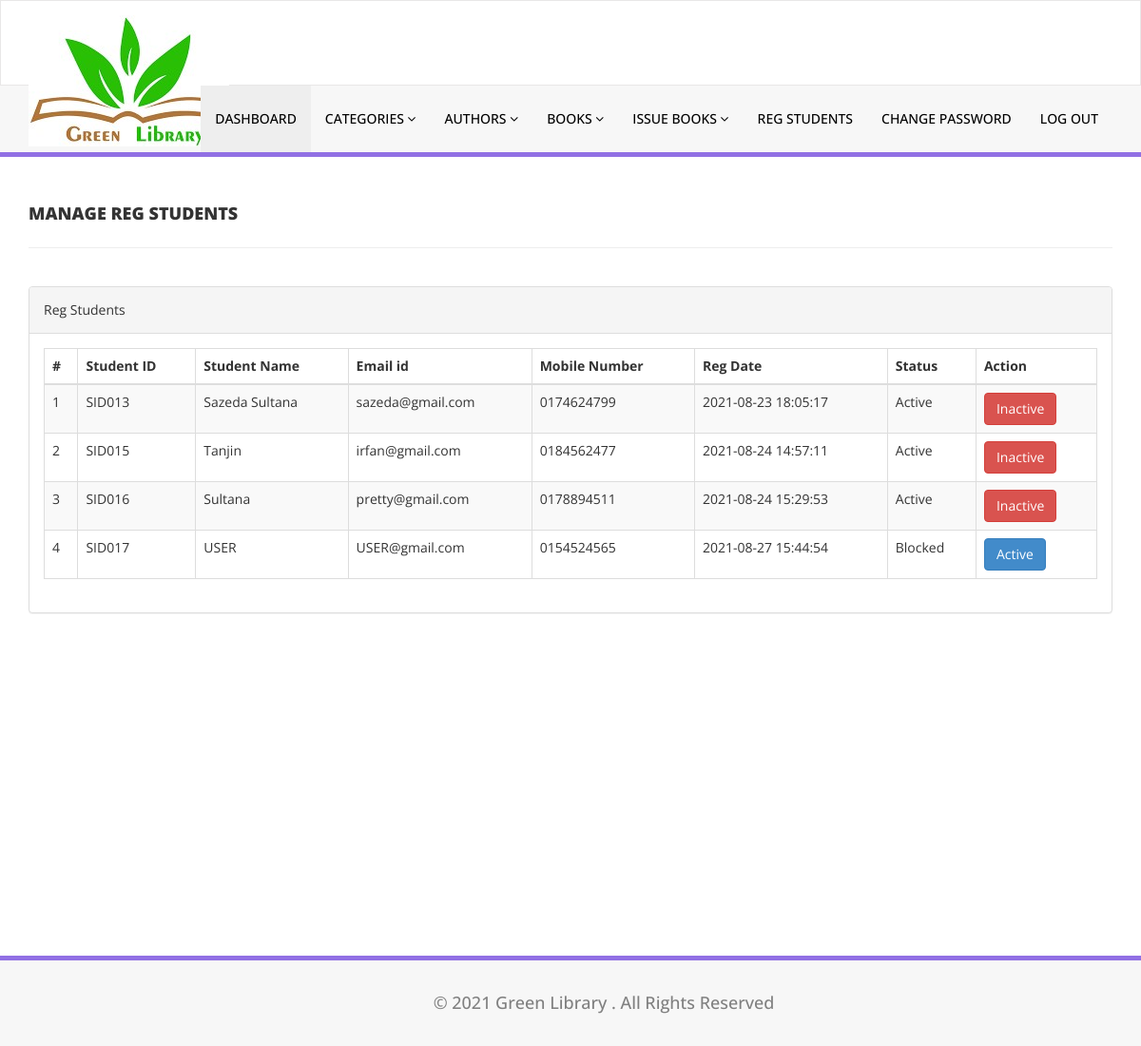
Screenshot of /library/admin/reg-students.php (signed in) with the database file from the repository.
### tables this page shows
CREATE TABLE `tblstudents` (
  `id` int(11) NOT NULL,
  `StudentId` varchar(100) DEFAULT NULL,
  `FullName` varchar(120) DEFAULT NULL,
  `EmailId` varchar(120) DEFAULT NULL,
  `MobileNumber` char(11) DEFAULT NULL,
  `Password` varchar(120) DEFAULT NULL,
  `Status` int(1) DEFAULT NULL,
  `RegDate` timestamp NULL DEFAULT current_timestamp(),
  `UpdationDate` timestamp NULL DEFAULT NULL ON UPDATE current_timestamp()
);

### library/admin/reg-students.php (the view, shortened to what this page needs)
<?php
include('includes/config.php');
if(strlen($_SESSION['alogin'])==0)
    {
header('location:index.php');
}
else{
    ?>
<!DOCTYPE html>
<html xmlns="http://www.w3.org/1999/xhtml">
<head>
    <link href="assets/css/bootstrap.css" rel="stylesheet" />
    <link href="assets/css/font-awesome.css" rel="stylesheet" />
    <link href="assets/js/dataTables/dataTables.bootstrap.css" rel="stylesheet" />
    <link href="assets/css/style.css" rel="stylesheet" />
</head>
<body>
<?php include('includes/header.php');?>
    <div class="content-wrapper">
         <div class="container">
        <div class="row pad-botm">
            <div class="col-md-12">
                <h4 class="header-line">Manage Reg Students</h4>
    </div>
        </div>
            <div class="row">
                <div class="col-md-12">
                    <div class="panel panel-default">
                        <div class="panel-heading">
                          Reg Students
                        </div>
                        <div class="panel-body">
                            <div class="table-responsive">
                                <table class="table table-striped table-bordered table-hover" id="dataTables-example">
                                    <thead>
                                        <tr>
                                            <th>#</th>
                                            <th>Student ID</th>
                                            <th>Student Name</th>
                                            <th>Email id </th>
                                            <th>Mobile Number</th>
                                            <th>Reg Date</th>
                                            <th>Status</th>
                                            <th>Action</th>
                                        </tr>
                                    </thead>
                                    <tbody>
<?php $sql = "SELECT * from tblstudents";
$query = $dbh -> prepare($sql);
$query->execute();
$results=$query->fetchAll(PDO::FETCH_OBJ);
$cnt=1;
if($query->rowCount() > 0)
{
foreach($results as $result)
{               ?>
                                        <tr class="odd gradeX">
                                            <td class="center"><?php echo htmlentities($cnt);?></td>
                                            <td class="center"><?php echo htmlentities($result->StudentId);?></td>
                                            <td class="center"><?php echo htmlentities($result->FullName);?></td>
                                            <td class="center"><?php echo htmlentities($result->EmailId);?></td>
                                            <td class="center"><?php echo htmlentities($result->MobileNumber);?></td>
                                             <td class="center"><?php echo htmlentities($result->RegDate);?></td>
                                            <td class="center"><?php if($result->Status==1)
                                            {
                                                echo htmlentities("Active");
                                            } else {
                                            echo htmlentities("Blocked");
}
                                            ?></td>
                                            <td class="center">
<?php if($result->Status==1)
 {?>
<a href="reg-students.php?inid=<?php echo htmlentities($result->id);?>" onclick="return confirm('Are you sure you want to block this student?');"" >  <button class="btn btn-danger"> Inactive</button>
<?php } else {?>
                                            <a href="reg-students.php?id=<?php echo htmlentities($result->id);?>" onclick="return confirm('Are you sure you want to active this student?');""><button class="btn btn-primary"> Active</button>
                                            <?php } ?>
                                            </td>
                                        </tr>
 <?php $cnt=$cnt+1;}} ?>
                                    </tbody>
                                </table>
                            </div>
                        </div>
                    </div>
                </div>
            </div>
    </div>
    </div>
     <?php include('includes/footer.php');?>
</body>
</html>
<?php } ?>

### library/admin/assets/css/style.css (style rules this page uses)
.content-wrapper { margin-top: 40px; min-height:800px; padding-bottom:90px; }
.header-line { font-weight:900; padding-bottom:25px; border-bottom:1px solid #eeeeee; text-transform:uppercase; }
.pad-botm { padding-bottom:30px; }

### rows the page displays
tblstudents: StudentId "SID013", FullName "Sazeda Sultana", EmailId "sazeda@gmail.com", MobileNumber "0174624799", RegDate "2021-08-23 18:05:17"
tblstudents: StudentId "SID015", FullName "Tanjin", EmailId "irfan@gmail.com", MobileNumber "0184562477", RegDate "2021-08-24 14:57:11"
tblstudents: StudentId "SID016", FullName "Sultana", EmailId "pretty@gmail.com", MobileNumber "0178894511", RegDate "2021-08-24 15:29:53"
tblstudents: StudentId "SID017", FullName "USER", EmailId "USER@gmail.com", MobileNumber "0154524565", RegDate "2021-08-27 15:44:54"
